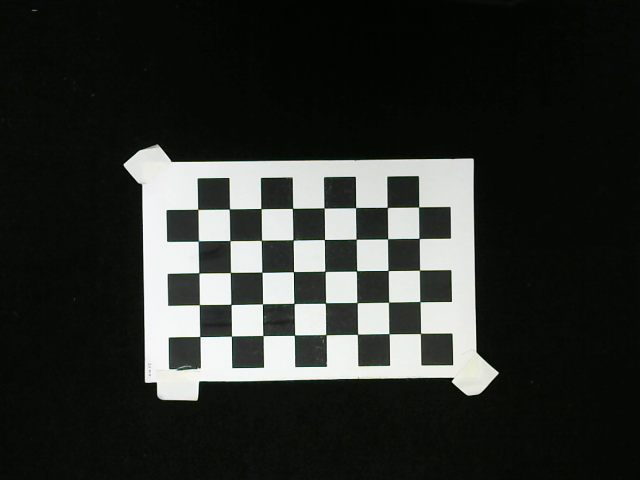
#> input picture HaoYing_v2/CalibrationImageStandard.png, 640 x 480 px, given in place of the camera
$ python EdgeDetection_20230418175114.py
#> lines starting #> are read from the running program, lines starting #| are printed output that depends on the picture
import cv2
import numpy as np

## 篩選輪廓
def delet_contours(contours, delete_list):
    delta = 0
    for i in range(len(delete_list)):
        # print("i= ", i)
        contours = list(contours)
        del contours[delete_list[i] - delta]
        contours = tuple(contours)
        delta = delta + 1
    return contours

# cv2.namedWindow('Setting')  # 命名視窗名稱
# cv2.createTrackbar('min_size', 'Setting', 0, 500, nothing)
# cv2.createTrackbar('max_size', 'Setting', 400, 1000, nothing)

cap = cv2.VideoCapture(0)
if not cap.isOpened():
    print("Cannot open camera")
    exit()

while True:
    point1 = (156, 94)
    point2  = (504, 359)
    ret, frame = cap.read()
#> frame is the input picture: shape (480, 640, 3); mean B, G, R 44.8, 48.7, 45.4

    # frame = frame[point1[1]: point2[1], point1[0]: point2[0]]
    if not ret:
        print("Cannot receive frame")
        break
    # min_size = cv2.getTrackbarPos('min_size', 'Setting')
    # max_size = cv2.getTrackbarPos('max_size', 'Setting')

    img = cv2.cvtColor(frame, cv2.COLOR_BGR2GRAY)
    img = cv2.GaussianBlur(img, (13, 13), 1)
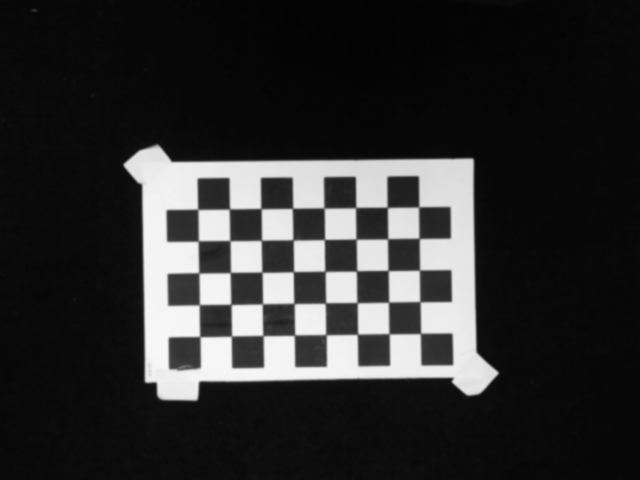
#> img: shape (480, 640); min 2, max 247, mean 47.1

    ## Laplacian()
    Laplace_output = cv2.Laplacian(img, -1, 1, 5)
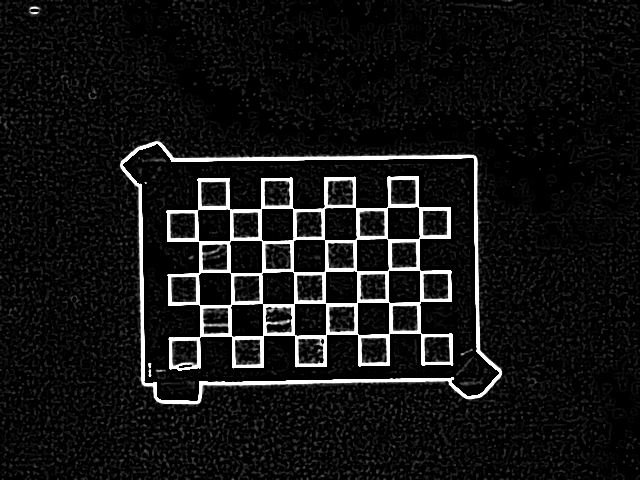
#> Laplace_output: shape (480, 640); min 0, max 255, mean 20.6
    Limg_out = (Laplace_output//32)*32
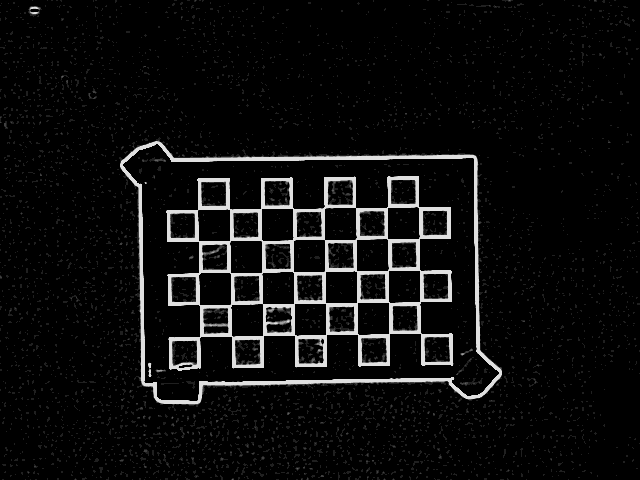
#> Limg_out: shape (480, 640); min 0, max 224, mean 14
#> (the run stopped early here; a loop or call above may not have finished)
